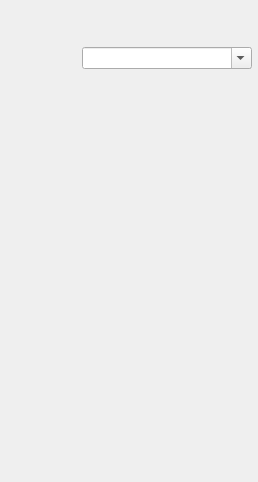
<?xml version="1.0" encoding="UTF-8"?>
<ui version="4.0">
 <class>MessengerWindow</class>
 <widget class="QMainWindow" name="MessengerWindow">
  <property name="geometry">
   <rect>
    <x>0</x>
    <y>0</y>
    <width>258</width>
    <height>482</height>
   </rect>
  </property>
  <property name="windowTitle">
   <string>RetroShare Messenger</string>
  </property>
  <property name="windowIcon">
   <iconset resource="images.qrc">
    <normaloff>:/images/rsmessenger48.png</normaloff>:/images/rsmessenger48.png</iconset>
  </property>
  <widget class="QWidget" name="centralwidget">
   <layout class="QGridLayout" name="gridLayout">
    <property name="margin">
     <number>0</number>
    </property>
    <property name="spacing">
     <number>0</number>
    </property>
    <item row="0" column="0">
     <widget class="QFrame" name="messengerframetop">
      <property name="maximumSize">
       <size>
        <width>16777215</width>
        <height>82</height>
       </size>
      </property>
      <layout class="QGridLayout" name="gridLayout_5">
       <property name="margin">
        <number>6</number>
       </property>
       <item row="0" column="0">
        <widget class="AvatarWidget" name="avatar">
         <property name="minimumSize">
          <size>
           <width>70</width>
           <height>70</height>
          </size>
         </property>
         <property name="maximumSize">
          <size>
           <width>70</width>
           <height>70</height>
          </size>
         </property>
        </widget>
       </item>
       <item row="0" column="1">
        <layout class="QGridLayout" name="gridLayout_4">
         <item row="1" column="0" colspan="2">
          <widget class="QComboBox" name="messagelineEdit">
           <property name="editable">
            <bool>true</bool>
           </property>
          </widget>
         </item>
         <item row="0" column="0" colspan="2">
          <widget class="QToolButton" name="statusButton">
           <property name="sizePolicy">
            <sizepolicy hsizetype="Preferred" vsizetype="Fixed">
             <horstretch>0</horstretch>
             <verstretch>0</verstretch>
            </sizepolicy>
           </property>
           <property name="popupMode">
            <enum>QToolButton::InstantPopup</enum>
           </property>
           <property name="toolButtonStyle">
            <enum>Qt::ToolButtonTextOnly</enum>
           </property>
           <property name="autoRaise">
            <bool>true</bool>
           </property>
          </widget>
         </item>
        </layout>
       </item>
       <item row="1" column="1">
        <spacer name="verticalSpacer">
         <property name="orientation">
          <enum>Qt::Vertical</enum>
         </property>
         <property name="sizeHint" stdset="0">
          <size>
           <width>20</width>
           <height>40</height>
          </size>
         </property>
        </spacer>
       </item>
      </layout>
     </widget>
    </item>
    <item row="2" column="0">
     <widget class="LogoBar" name="logoFrame">
      <property name="minimumSize">
       <size>
        <width>0</width>
        <height>65</height>
       </size>
      </property>
      <property name="frameShape">
       <enum>QFrame::NoFrame</enum>
      </property>
      <property name="frameShadow">
       <enum>QFrame::Raised</enum>
      </property>
     </widget>
    </item>
    <item row="1" column="0">
     <widget class="QFrame" name="friendListFrame">
      <layout class="QGridLayout" name="gridLayout_3">
       <property name="margin">
        <number>3</number>
       </property>
       <item row="1" column="0">
        <widget class="FriendList" name="friendList" native="true">
         <property name="sizePolicy">
          <sizepolicy hsizetype="MinimumExpanding" vsizetype="Expanding">
           <horstretch>0</horstretch>
           <verstretch>0</verstretch>
          </sizepolicy>
         </property>
        </widget>
       </item>
      </layout>
     </widget>
    </item>
   </layout>
  </widget>
  <widget class="QMenuBar" name="menubar">
   <property name="geometry">
    <rect>
     <x>0</x>
     <y>0</y>
     <width>258</width>
     <height>20</height>
    </rect>
   </property>
  </widget>
 </widget>
 <customwidgets>
  <customwidget>
   <class>AvatarWidget</class>
   <extends>QLabel</extends>
   <header>gui/common/AvatarWidget.h</header>
   <container>1</container>
  </customwidget>
  <customwidget>
   <class>FriendList</class>
   <extends>QWidget</extends>
   <header>gui/common/FriendList.h</header>
   <container>1</container>
  </customwidget>
  <customwidget>
   <class>LogoBar</class>
   <extends>QFrame</extends>
   <header>gui/LogoBar.h</header>
   <container>1</container>
  </customwidget>
 </customwidgets>
 <resources>
  <include location="images.qrc"/>
 </resources>
 <connections/>
</ui>
